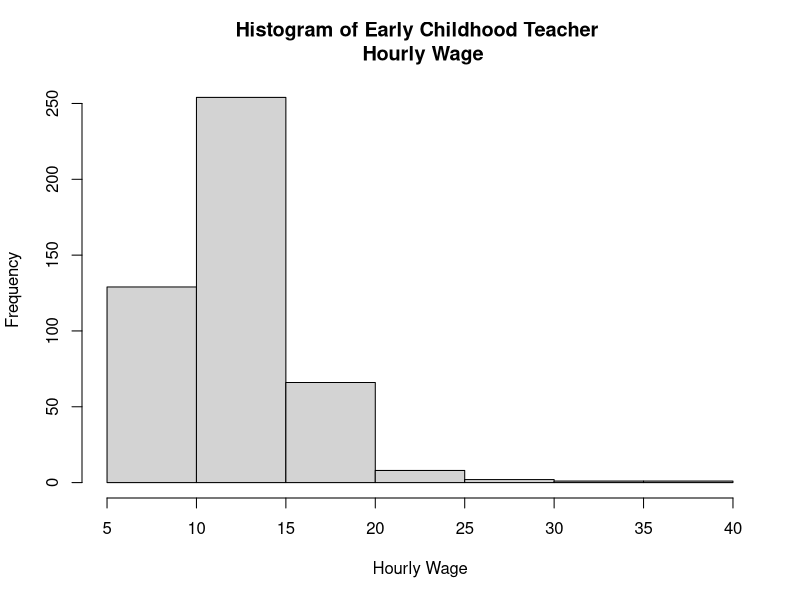
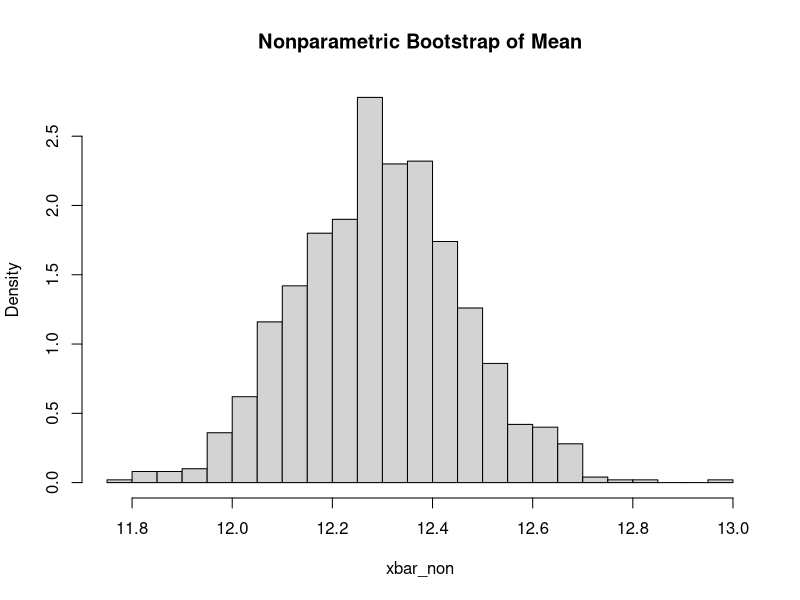
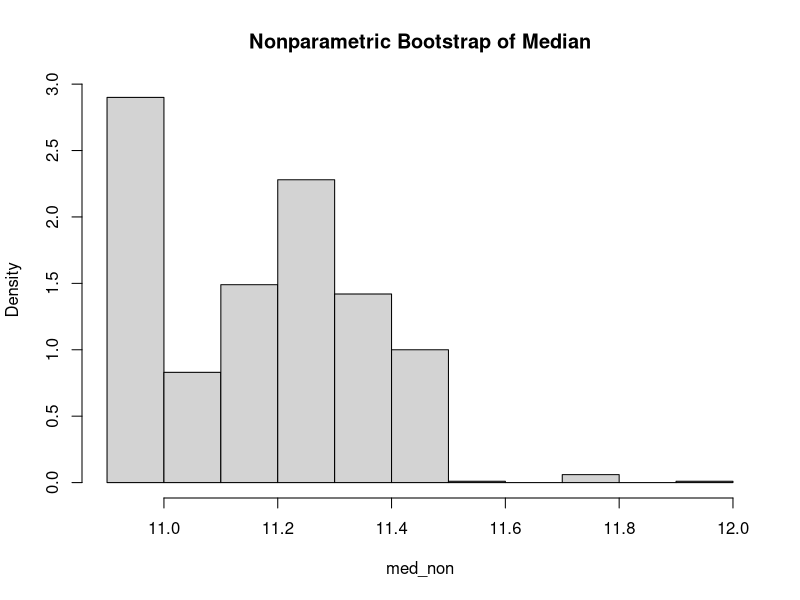

These figures' R source, in order:
# read in data
teaching <- read.csv("teacherWages.csv", stringsAsFactors = FALSE)

# inspect data
hist(teaching$Hourly.Wage,
     xlab = "Hourly Wage",
     main = "Histogram of Early Childhood Teacher \n Hourly Wage")
summary(teaching$Hourly.Wage)

# nonparametric bootstrap of mean
set.seed(10)
m = 999
xbar_non = mean(sample(teaching$Hourly.Wage, replace = T))

for(i in 1:m){
  xsamp_mean = sample(teaching$Hourly.Wage, replace = T)
  xbar_non = c(xbar_non, mean(xsamp_mean))
}

hist(xbar_non, freq = F, breaks = 20, 
     main = "Nonparametric Bootstrap of Mean")
summary(xbar_non)

# nonparametric bootstrap of median
set.seed(10)
m = 999
med_non = median(sample(teaching$Hourly.Wage, replace = T))

for(i in 1:m){
  xsamp_med = sample(teaching$Hourly.Wage, replace = T)
  med_non = c(med_non, median(xsamp_med))
}

hist(med_non,freq = F, breaks = 10, 
     main = "Nonparametric Bootstrap of Median")
summary(med_non)

length(xbar_non[12.07 <= xbar_non]) / length(xbar_non)
length(med_non[12.07 <= med_non]) / length(med_non)

# confidence intervals
CI.boot.mean = quantile(xbar_non,probs = c(0.025, 0.975))
CI.boot.mean

CI.boot.med = quantile(med_non,probs = c(0.025, 0.975))
CI.boot.med

# standard deviations
sd(xbar_non)
sd(med_non)

# variances
var(xbar_non)
var(med_non)

# mean bias
12.30-12.30

# median bias
11.19-11.15
